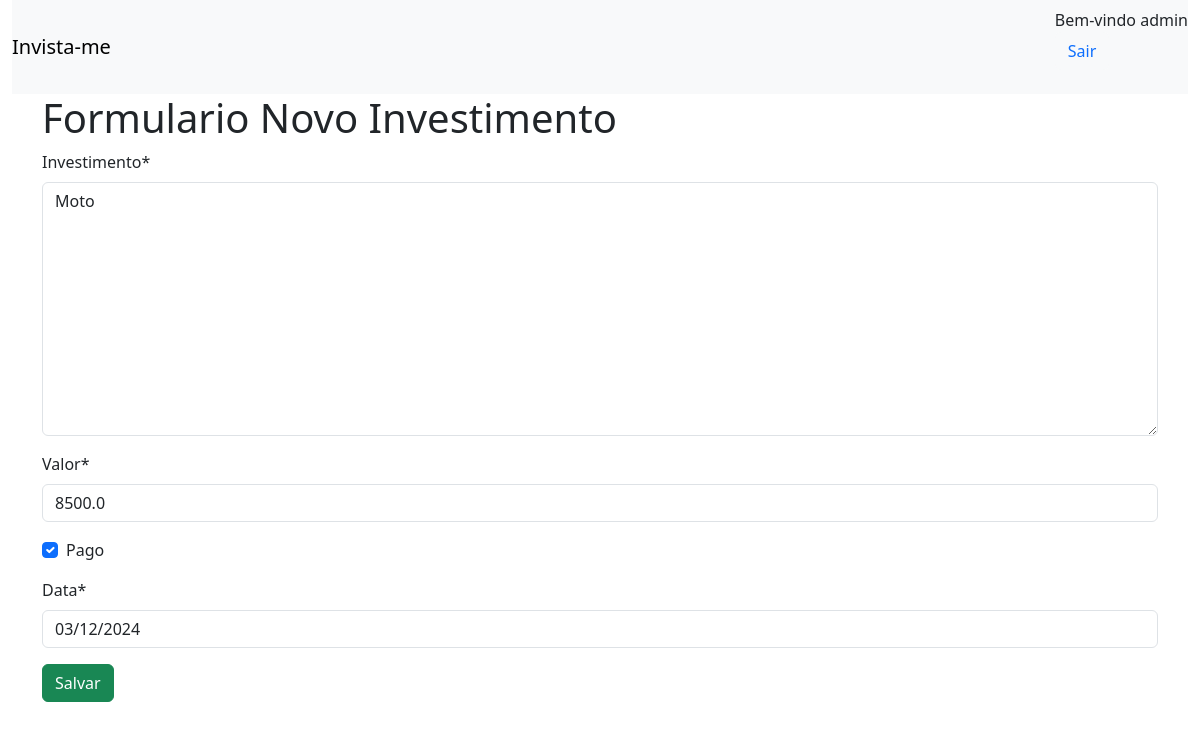
The app's page /novo_investimento/4 (signed in) with its own data.
### invista_me/models.py (models this page shows)
class Investimento(models.Model):
    investimento = models.TextField(max_length=255)
    valor = models.FloatField()
    pago = models.BooleanField(default=False)
    data = models.DateField(default=datetime.now)

### invista_me/views.py (the view)
# urls.py: path('novo_investimento/<int:id_investimento>',editar, name='editar'),
@login_required
def editar(request, id_investimento):
    investimento = Investimento.objects.get(pk=id_investimento)
    if request.method == 'GET':
        formulario = InvestimentoForm(instance=investimento)
        return render(request, 'investimentos/novo_investimento.html', {'formulario':formulario})
    else:
        formulario = InvestimentoForm(request.POST, instance=investimento)
        if formulario.is_valid():
            formulario.save()
        return redirect('investimentos')

### invista_me/forms.py
class InvestimentoForm(ModelForm):
    class Meta:
        model = Investimento
        fields = '__all__'

### invista_me/templates/investimentos/novo_investimento.html (shortened to what this page needs)
{% extends "investimentos/base.html" %}
{% block conteudo %}
{% load crispy_forms_tags %}
<div class="container">
    <h1>Formulario Novo Investimento</h1>
    <form action="" method="POST">
        {{formulario | crispy}}
        <button type="submit" class="btn btn-success">Salvar</button>
    </form>
</div>
    {% endblock%}

### invista_me/templates/investimentos/base.html (shortened to what this page needs)
<!doctype html>
<html lang="en">
  <head>
    <link href="https://cdn.jsdelivr.net/npm/bootstrap@5.3.3/dist/css/bootstrap.min.css" rel="stylesheet">
  </head>
  <body>
    <div class="container-fluid">
      <nav class="navbar bg-body-tertiary">
          <a class="navbar-brand" href="{% url 'investimentos' %}">Invista-me</a>
          <ul style="list-style: none;">
            {% if user.is_authenticated %}
            <li class="nav-item">
                <strong class= "nav-item nav-link">Bem-vindo {{user.get_username}} </strong>
            </li>
            <li class="nav-item">
                <form method="POST" action="{% url 'logout' %}">
                  <button class="btn bg-light text-primary" type="submit">Sair</button>
                </form>
            </li>
        {% endif %}
          </ul>
        </div>
        {% block conteudo %}
        {% endblock  %}
  </body>
</html>

### records on screen
Investimento: investimento "Moto", valor "8500.0", pago "☑", data "03/12/2024"

### other values on screen
{{ user.get_username }} "admin"
